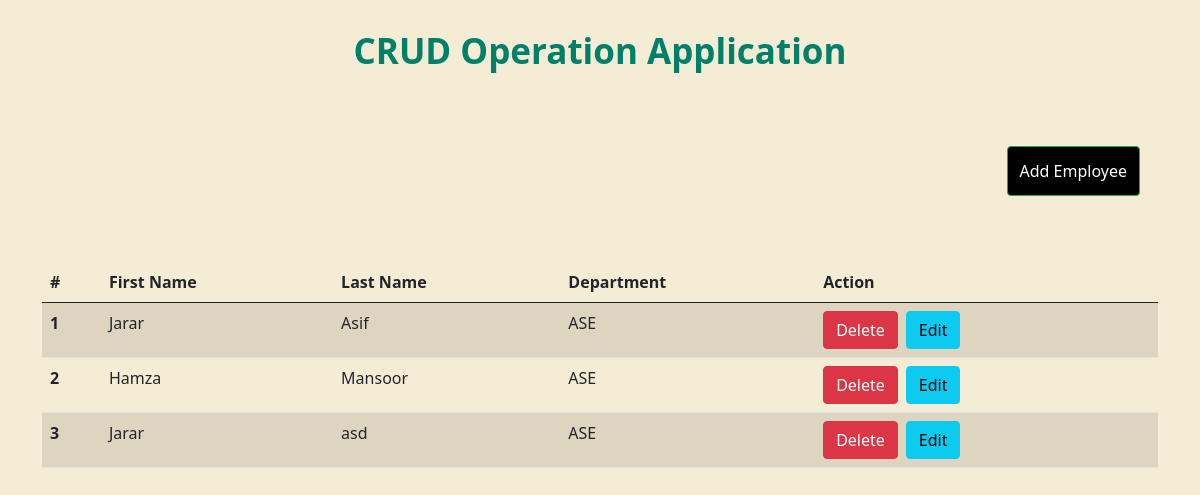
Page /department_detail/111 on the committed database.
### CrudOperation/models.py (models this page shows, shortened)
class Employee(models.Model):
    First_Name = models.CharField(max_length=30)
    Last_Name= models.CharField(max_length=30)
    department_name=models.ForeignKey(Department,on_delete=models.CASCADE)

class Department(models.Model):
    name= models.CharField(max_length=30)
    description = models.TextField(blank=True)
    code=models.IntegerField(primary_key=True)
    def __str__(self):
        return self.name

### CrudOperation/views.py (the view)
# urls.py: path('department_detail/<int:code>',Home.as_view(),name='department_detail'),
class Home(View):
    def get(self,request,code):
        dept=Department.objects.get(code=code)
        data = Employee.objects.filter(department_name=dept)
        return render(request,'home.html',{'emp_data':data})

### CrudOperation/templates/home.html (shortened to what this page needs)
{% extends 'base.html' %}
{% block main_content %}
<section class="container d-flex flex-column align-items-center" style="height: 100vh;">
    <h1 id="title" class="text-center">CRUD Operation Application</h1>
    <div class="add d-flex justify-content-end w-100 m-5">
        <a href="{% url 'add_student' %}" class="btn btn-primary custombtn">Add Employee</a>
    </div>
    <div class="table w-100">
        <table class="table table-striped">
            <thead>
                <tr>
                    <th scope="col">#</th>
                    <th scope="col">First Name</th>
                    <th scope="col">Last Name</th>
                    <th scope="col">Department</th>
                    <th scope="col">Action</th>
                </tr>
            </thead>
            <tbody>
                {% for x in emp_data %}
                <tr>
                    <th scope="row">{{ forloop.counter }}</th>
                    <td>{{ x.First_Name }}</td>
                    <td>{{ x.Last_Name }}</td>
                    <td>{{ x.department_name }}</td>
                    <td>
                        <div class="d-flex gap-2">
                            <form action="{% url 'delete_student' %}" method="POST">
                                <input type="submit" value="Delete" class="btn btn-danger">
                            </form>
                            <a href="{% url 'update_student' x.id %}" class="btn btn-info ">Edit</a>
                        </div>
                    </td>
                </tr>
                {% endfor %}
            </tbody>
        </table>
    </div>
</section>
{% endblock main_content %}

### CrudOperation/static/css/base.css (style rules this page uses)
body { background-color:#F5ECD5; }
#title { color:rgb(0, 128, 106); text-align: center; font-size: 35px; font-weight: bold; margin-top: 30px; }
.custombtn { background-color: black; border-color: #28a745; margin: 18px; padding: 12px; }

### rows in the picture
Employee: First_Name "Jarar", Last_Name "Asif", department_name "ASE"
Employee: First_Name "Hamza", Last_Name "Mansoor", department_name "ASE"
Employee: First_Name "Jarar", Last_Name "asd", department_name "ASE"
